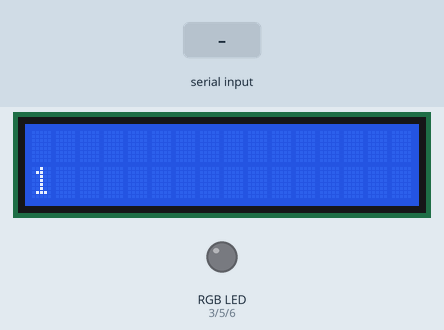
The sketch below on a simulated Arduino Uno, built with avr-gcc and run on an emulated ATmega328P. Shown: 16×2 character LCD, an RGB LED mixed from three pins (HIGH = lit). The inputs (shaded band) are chosen by the test bench. Dim RGB values are drawn brighter than linear; what the sketch prints to the serial monitor is not drawn.

Above: at 1.6 s.
1.7 s: "90,45,200\n" received over Serial
At 2.4 s:
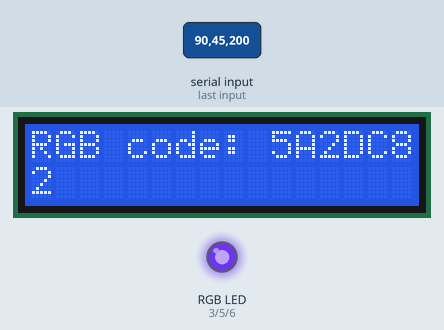
4.7 s: "30,150,10\n" received over Serial
At 5.8 s:
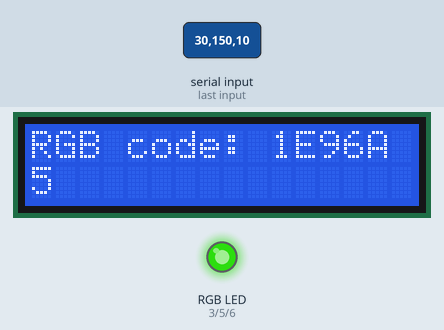
7.7 s: "1,90,45\n" received over Serial
At 10.5 s:
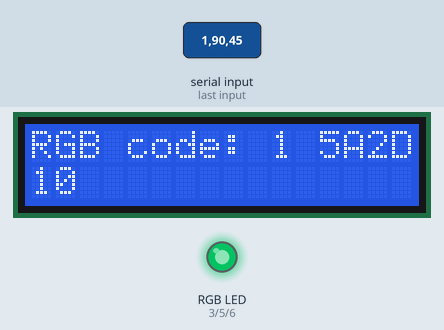
10.7 s: "90,45\n" received over Serial
At 12.3 s:
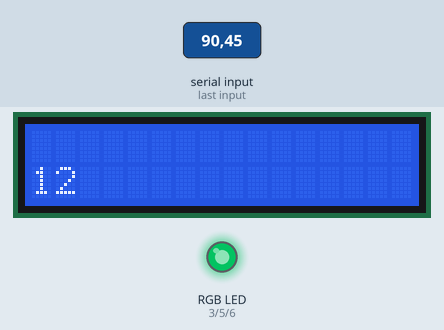
Timing chart, 0 to 13.8 s (numbered marks = the images above; inputs shaded):
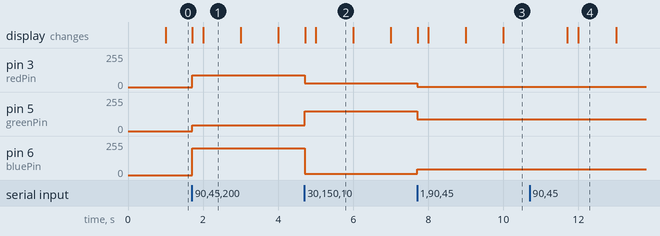

The sketch:

02-10_LCD_RGB.ino
```cpp
#include <LiquidCrystal.h>
LiquidCrystal lcd(7, 8, 9, 10, 11, 12);

const int redPin = 3;
const int greenPin = 5;
const int bluePin = 6;

void setup() {
  lcd.begin(16, 2);
  Serial.begin(9600);
  Serial.println("Inserisci codifica RGB: ");

  pinMode(redPin, OUTPUT);
  pinMode(greenPin, OUTPUT);
  pinMode(bluePin, OUTPUT);
}


void loop() {
  int red_read, red, green_read, green, blue_read, blue;
  if (Serial.available()) {
    red_read = Serial.parseInt();
    Serial.print("Red: ");
    Serial.println(red_read);
    // do it again:
    green_read = Serial.parseInt();
    Serial.print("Green: ");
    Serial.println(green_read);
    // do it again:
    blue_read = Serial.parseInt();
    Serial.print("Blue: ");
    Serial.println(blue_read);
    //String stringa = Serial.readString();
    lcd.setCursor(0, 0);
    lcd.print("                ");/*
    lcd.setCursor(0, 0);
    lcd.print(red_read);
    lcd.setCursor(4, 0);
    lcd.print(green_read);
    lcd.setCursor(8, 0);
    lcd.print(blue_read);*/
      // look for the next valid integer in the incoming serial stream:
      // look for the newline. That's the end of your sentence:
      if (Serial.read() == '\n') {
        // constrain the values to 0 - 255 and invert
        // if you're using a common-cathode LED, just use "constrain(color, 0, 255);"
        red = constrain(red_read, 0, 255);
        green = constrain(green_read, 0, 255);
        blue = constrain(blue_read, 0, 255);

        // fade the red, green, and blue legs of the LED:
        analogWrite(redPin, red);
        analogWrite(greenPin, green);
        analogWrite(bluePin, blue);

        // print the three numbers in one string as hexadecimal:
        Serial.print("RGB: ");
        Serial.print(red, HEX);
        Serial.print(green, HEX);
        Serial.println(blue, HEX);
        lcd.setCursor(0, 0);
        lcd.print("RGB code: ");
        lcd.setCursor(10, 0);
        lcd.print(red, HEX);
        lcd.setCursor(12, 0);
        lcd.print(green, HEX);
        lcd.setCursor(14, 0);
        lcd.print(blue, HEX);
        if(!red && !green && blue)
    {
      lcd.setCursor(5, 1);
      lcd.print("          ");
      lcd.setCursor(9, 1);
      lcd.print("Blu");
    }
    else if(red && !green && !blue)
    {
      lcd.setCursor(5, 1);
      lcd.print("          ");
      lcd.setCursor(9, 1);
      lcd.print("Rosso");
    }
    else if(!red && green && !blue)
    {
      lcd.setCursor(5, 1);
      lcd.print("          ");
      lcd.setCursor(9, 1);
      lcd.print("Verde");
    }
      }
  }
    lcd.setCursor(0, 1);
    // print the number of seconds since reset:
    lcd.print(millis() / 1000);

}
```

Measured:
- after the input at 1.7 s, pin 3 (redPin): 0/255 → 90/255 at once; pin 5 (greenPin): 0/255 → 45/255 at once; pin 6 (bluePin): 0/255 → 200/255 at once; the display: first changes at once (image 1 shows a later state)
- after the input at 4.7 s, pin 3 (redPin): 90/255 → 30/255 at once; pin 5 (greenPin): 45/255 → 150/255 at once; pin 6 (bluePin): 200/255 → 10/255 at once; the display: first changes at once (image 2 shows a later state)
- after the input at 7.7 s, pin 3 (redPin): 30/255 → 1/255 at once; pin 5 (greenPin): 150/255 → 90/255 at once; pin 6 (bluePin): 10/255 → 45/255 at once; the display: first changes at once (image 3 shows a later state)
- after the input at 10.7 s, the display: first changes after 1.0 s (image 4 shows a later state)
- what the display in image 1 shows lasts 1.0 s, from 2.0 s to 3.0 s
